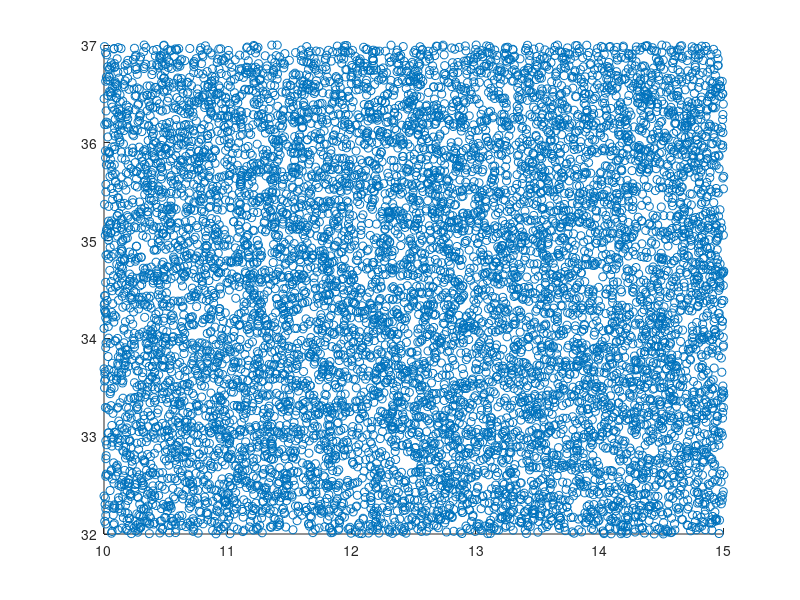

Reproduce this figure in MATLAB. (Note: this script raises an error after producing the figure.)
% Set the maximum values for x and y
x_min = 10;
x_max = 5;
y_min = 32;
y_max = 5;

% Generate 1000 random points
num_points = 10000;
all_random_points = [x_min+rand(num_points, 1) * x_max, y_min+rand(num_points, 1) * y_max];

% Number of iterations
num_iterations = 1000;

% Initialize arrays to store perimeters and selected iterations
perimeter_array = zeros(num_iterations, 1);
selected_iterations = [];

% Perimeter range criteria
lower_perimeter_limit = 17;
upper_perimeter_limit = 18;

% User-specified points
user_points = [10,32;10,35];

% Superimpose user-defined rectangle
user_rectangle = [0,0;10,0;10,45;0,45];

% Plot the initial random points
figure;
scatter(all_random_points(:, 1), all_random_points(:, 2), 'b.');
hold on;

% Initialize arrays to store selected final plots
final_plots = cell(5, 1);

for iter = 1:num_iterations
    % Randomly select 48 points
    selected_indices = randperm(num_points, 48);
    selected_points = all_random_points(selected_indices, :);

    % Include the user-specified points in each iteration
    selected_points = [selected_points; user_points];

    % Remove duplicate points
    selected_points = unique(selected_points, 'rows');

    % Calculate the convex hull using convhull
    convex_hull_indices = convhull(selected_points(:, 1), selected_points(:, 2));
    convex_hull_points = selected_points(convex_hull_indices, :);
    
    % Simplify the convex hull to generate smoother curves
    convex_hull = simplify(polyshape(convex_hull_points));

    % Check if the convex hull has <90 degree bends and a fair amount of curvature
    angles = zeros(1, numel(convex_hull.Vertices)/2);
    for i = 1:numel(convex_hull.Vertices)/2
        next_index = mod(i, numel(convex_hull.Vertices)/2) + 1;
        next_next_index = mod(i, numel(convex_hull.Vertices)/2) + 2;

        if next_next_index > numel(convex_hull.Vertices)/2
            next_next_index = 1;
        end

        vec1 = [convex_hull.Vertices(next_next_index, :) 0] - [convex_hull.Vertices(next_index, :) 0];
        vec2 = [convex_hull.Vertices(next_index, :) 0] - [convex_hull.Vertices(i, :) 0];

        angles(i) = atan2(norm(cross(vec1, vec2)), dot(vec1(1:2), vec2(1:2)));
    end

    % Calculate the total angle change along the convex hull
    total_angle_change = sum(abs(diff(angles)));

    % Define a threshold for angle change
    angle_change_threshold = 3.0;  % Adjust as needed

    % Check if the total angle change is below the threshold
    if total_angle_change < angle_change_threshold
        continue;  % Skip iterations with low curvature
    end

    % Store the final plot for later display
    final_plots{length(selected_iterations) + 1} = figure;
    plot(convex_hull);
    
    % Superimpose user-defined rectangle
    hold on;
    plot(user_rectangle(:, 1), user_rectangle(:, 2), 'g-', 'LineWidth', 2);
    
    % Add labels and title
    xlabel('X-axis');
    ylabel('Y-axis');
    title([ num2str(iter) ' - Conv Hull after angle thresh']);
    legend('Convex Hull', 'User Rectangle');
    
    % Force both axes to have the same scale
    axis equal;

    hold off;
    
    % Pause to create the animation effect
    pause(0.1);

    % Increment the selected iteration count
    selected_iterations = [selected_iterations, iter];
    
    % Check if we have collected 5 final plots
    if length(selected_iterations) == 15
        break;
    end
end

% Display selected iterations
disp('Selected Iterations:');
disp(selected_iterations);
